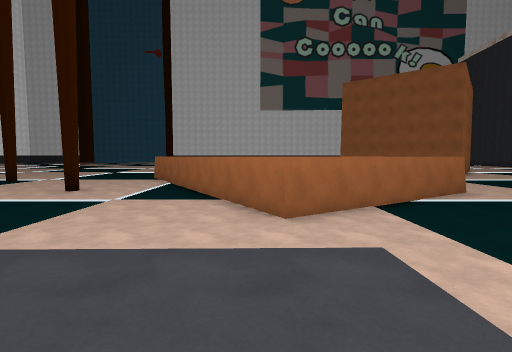
[1] (above)

24 first-person views from a walk through a Unity game level. The camera is 1.5 m above the floor, tilts 4° down and sees 85° across. The floor is counted in squares, 2 m on a side. Each view is taken from the middle of a square. On the plan, view 1 faces up. The plan holds only what a view shows up to about 10 squares ahead; the rest is blank. The place goes on beyond the plan. Some surface patterns are stand-ins.

[2]
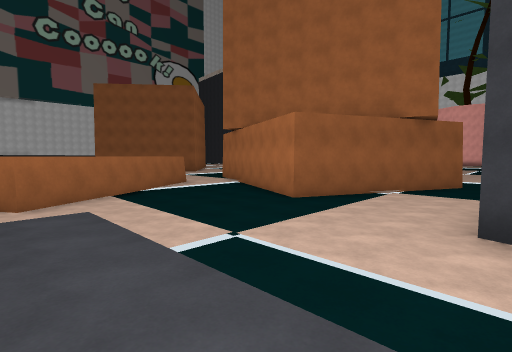

[3]
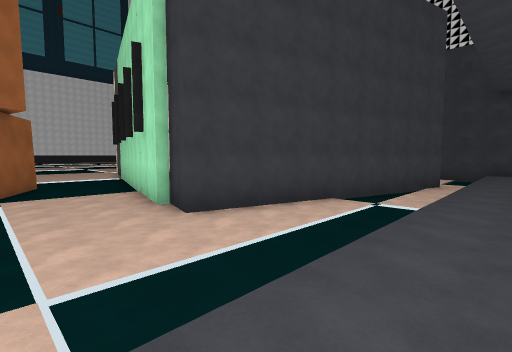

[4]
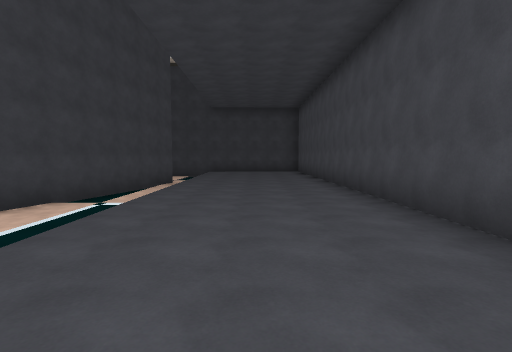

[5]
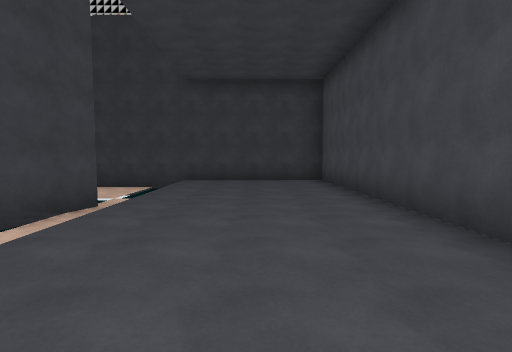

[6]
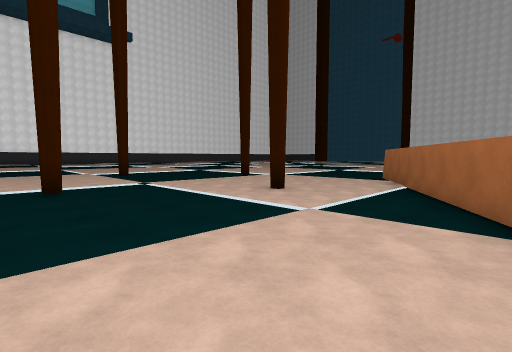

[7]
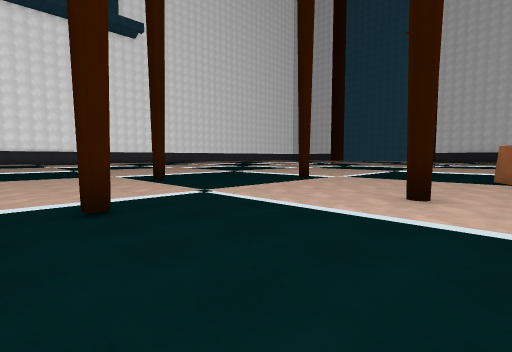

[8]
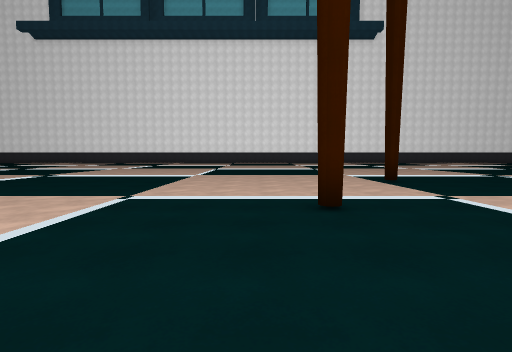

[9]
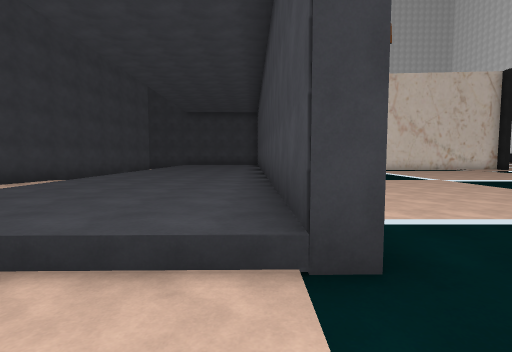

[10]
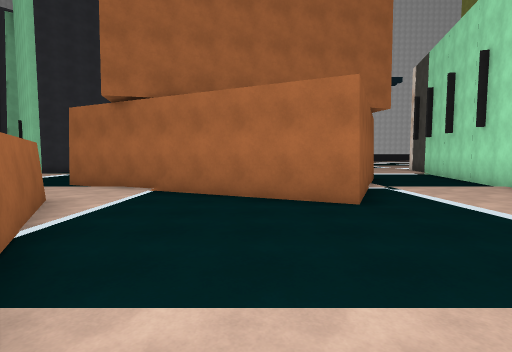

[11]
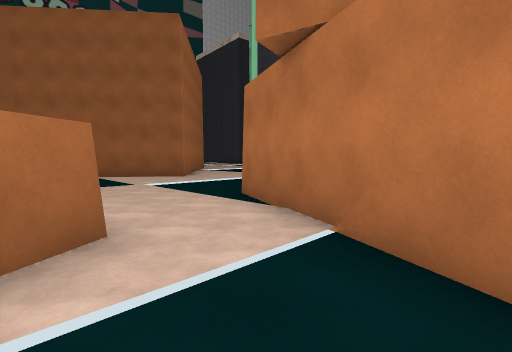

[12]
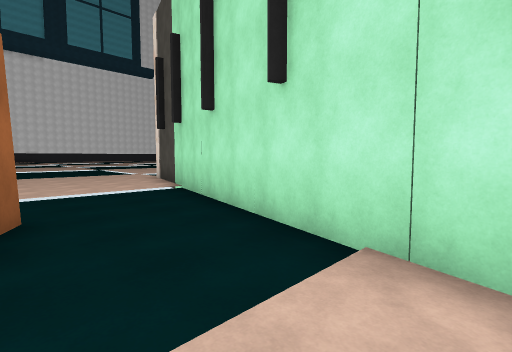

[13]
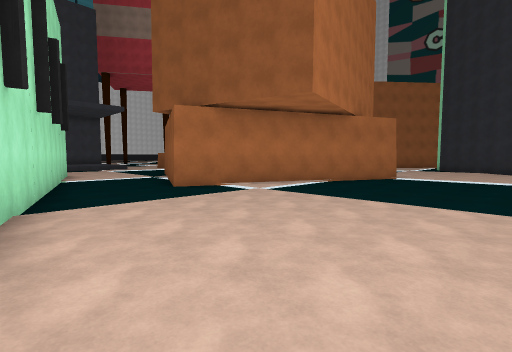

[14]
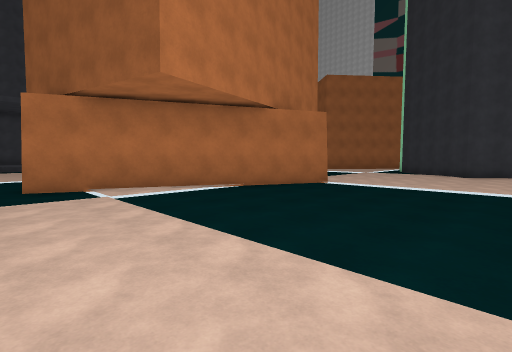

[15]
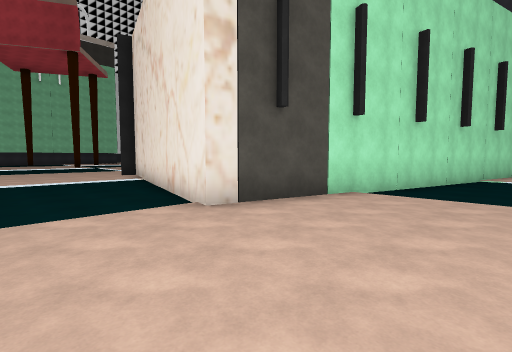

[16]
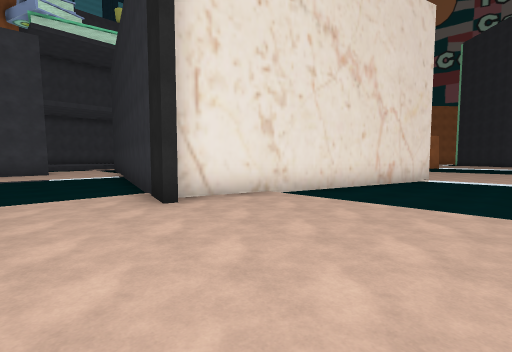

[17]
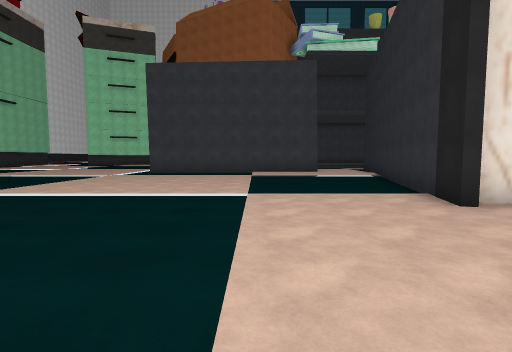

[18]
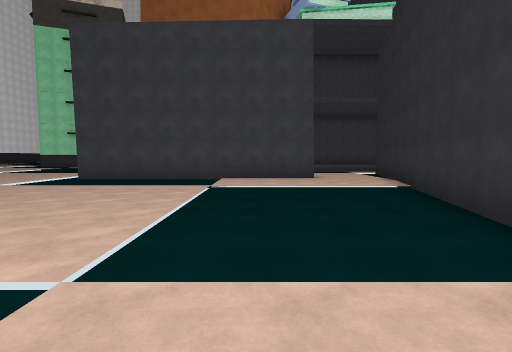

[19]
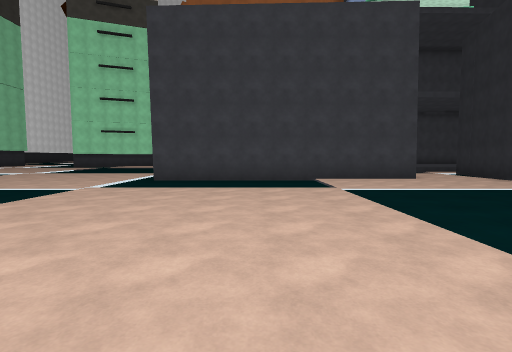

[20]
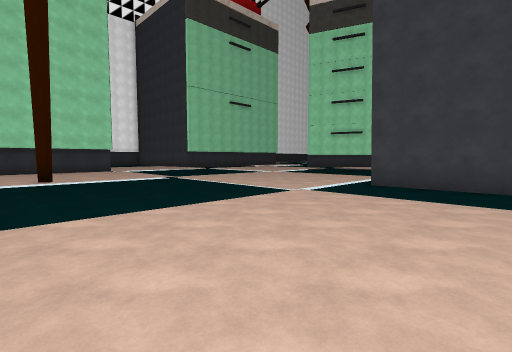

[21]
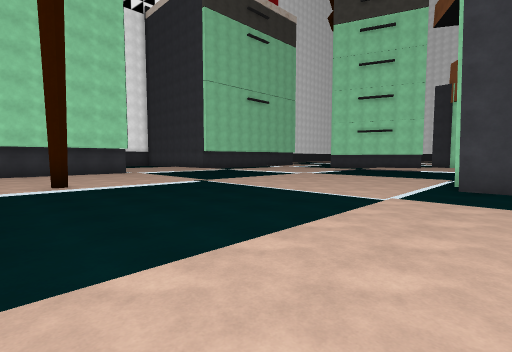

[22]
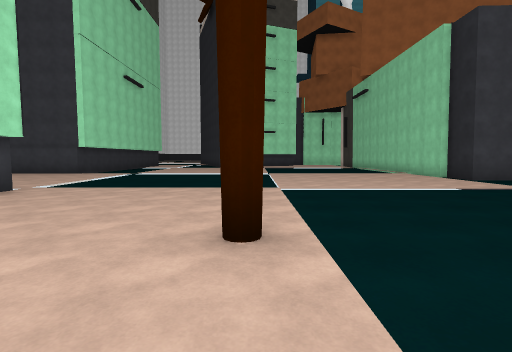

[23]
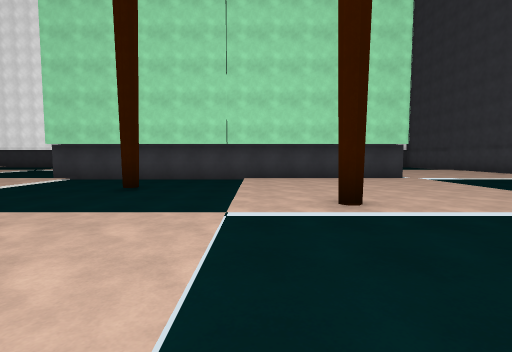

[24]
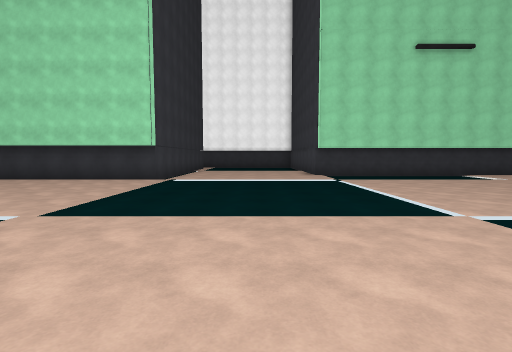

### Floor plan
Key: @ floor where view 1 was taken; # wall or solid block; . main floor; : floor 0.5 m higher than the main floor; / step, stairs or slope; = window, fence, low wall or low ledge; v drop or lower ground.
Columns run from 14 left of view 1 to 19 right of it. Each row starts with its distance up from view 1.
 15         ..            .##
 14         ..            ..#
 13       ....#          .....
 12       ....##         .....     ##
 11 ..  #......#         .....     #.
 10 ...........##       .....     ...
  9 ............##      ...#     ....
  8 .........#...#     #...#    ......
  7 .#...........##  ###..##    #.....
  6 ..............####...##    ##.....
  5 ..............###....#     #......
  4 ......#..............#     #......
  3 ....................##    ##......
  2 ..........#//::/....###   #.......
  1 ..........#:::://.....##### ......
  0 ..........#:::@=.........#........
 -1 ..........#::::v..................
 -2 ......... #::::=..####............
 -3 ......... #::::/..#  #####........
 -4 ........  #::::/..#      #####....
 -5 .. .....   ::::/..#          ##...
 -6    ....   #::::/.##           #...
 -7           #::::/.#           ##...
 -8           ##:::/.#           #....
 -9            #::::.#           #....
-10            #::::..####       #....
-11            #::::.....#####  ##....
-12            #::::.........####.....
-13            #########........#.....
-14                    #..............
-15                    #..............
-16                    #..............
-17                    #.............
-18                    #............
-19                    #...........
-20                    #..........
-21                   ##.........
-22                  ...........
-23                  ...........
-24                  ...........
-25                   ...........
-26                  .............
-27                 ...............
-28                ..........#......
-29               ...................
-30              .................#...
-31              .....................
-32             ......................
-33            ............###########
-34            ...........##
-35                   ...

Positions as (right, up) in squares from view 1, and headings:
1: (0, 0), facing up
2: (0, -2), facing up-right
3: (0, 1), facing down-right
4: (-1, 1), facing down
5: (-1, -4), facing down
6: (-1, 3), facing up-left
7: (-4, 3), facing up-left
8: (-4, 3), facing left
9: (-3, 4), facing down
10: (1, 4), facing right
11: (5, 5), facing up-right
12: (7, 0), facing down-right
13: (18, -4), facing up-left
14: (19, -1), facing up-left
15: (19, -1), facing down-left
16: (19, -15), facing up-left
17: (19, -16), facing left
18: (15, -15), facing left
19: (14, -18), facing left
20: (13, -18), facing down-left
21: (13, -20), facing down-left
22: (14, -28), facing left
23: (13, -24), facing down
24: (5, -24), facing down
